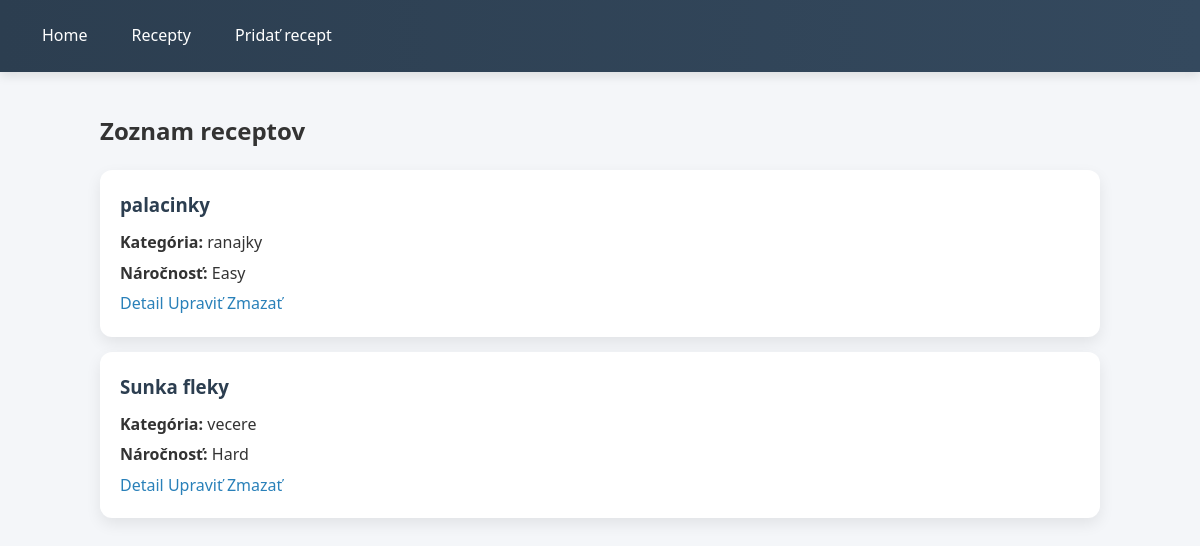
The app's page /recipes/ with its own data.
### recipes/models.py (models this page shows, shortened)
class Recipe(models.Model):
    DIFFICULTY_CHOICES = [
        ('Easy', 'Easy'),
        ('Medium', 'Medium'),
        ('Hard', 'Hard'),
    ]
    name = models.CharField(max_length=150)
    description = models.TextField()
    procedure = models.TextField()
    prep_time = models.IntegerField()
    difficulty = models.CharField(max_length=20, choices=DIFFICULTY_CHOICES)
    category = models.ForeignKey(Category, on_delete=models.CASCADE)
    favorites = models.ManyToManyField(User, blank=True)

class Category(models.Model):
    name = models.CharField(max_length=100)
    description = models.TextField(blank=True)

### recipes/views.py (the view)
# urls.py: path('recipes/', views.recipe_list, name='recipes'),
def recipe_list(request):
    recipes = Recipe.objects.all()
    return render(request, 'recipes/recipes.html', {'recipes': recipes})

### recipes/templates/recipes/recipes.html (shortened to what this page needs)
{% extends 'recipes/base.html' %}
{% block content %}
<h2>Zoznam receptov</h2>
{% for recipe in recipes %}
<div class="recipe">
    <h3>{{ recipe.name }}</h3>
    <p><strong>Kategória:</strong> {{ recipe.category.name }}</p>
    <p><strong>Náročnosť:</strong> {{ recipe.difficulty }}</p>
    <a href="{% url 'detail' recipe.id %}">Detail</a>
    <a href="{% url 'update_recipe' recipe.id %}">Upraviť</a>
    <a href="{% url 'delete_recipe' recipe.id %}">Zmazať</a>
</div>
{% empty %}
<p>Žiadne recepty</p>
{% endfor %}
{% endblock %}

### recipes/static/recipes/style.css (style rules this page uses)
* { margin: 0; padding: 0; box-sizing: border-box; }
body { font-family: "Segoe UI", Roboto, Arial, sans-serif; background: #f4f6f9; color: #333; line-height: 1.6; }
h1, h2 { margin-bottom: 20px; }
.recipe { background: white; padding: 20px; margin-bottom: 15px; border-radius: 12px; box-shadow: 0 6px 15px rgba(0,0,0,0.08); transition: 0.2s; }
.recipe h3 { margin-bottom: 10px; color: #2c3e50; }
.recipe p { margin-bottom: 5px; }
a { color: #2980b9; text-decoration: none; font-weight: 500; }

### records on screen
Recipe: name "palacinky", category.name "ranajky", difficulty "Easy"
Recipe: name "Sunka fleky", category.name "vecere", difficulty "Hard"
